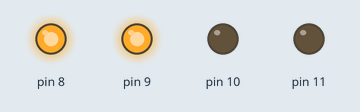
This sketch was run on a simulated Arduino Uno, built with avr-gcc and run on an emulated ATmega328P. Parts: output pins drawn as LEDs (lit = HIGH).

Above: at 0.1 s.
Timing chart, 0 to 1.6 s (numbered marks = the images above):
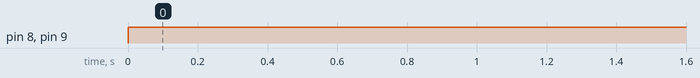

The sketch:

GPIO_test.ino
```cpp
unsigned int data = 0x03;

void setup() {

 for(int i=8; i<=11; i++) {
 pinMode(i, OUTPUT);
 }

}

void loop() {
  if (data & 0x01) {
    digitalWrite(8, HIGH);
  } else {
    digitalWrite(8, LOW);
  }
  if (data & 0x02) {
    digitalWrite(9, HIGH);
  } else {
    digitalWrite(9, LOW);
  }
  if (data & 0x04) {
    digitalWrite(10, HIGH);
  } else {
    digitalWrite(10, LOW);
  }
  if (data & 0x08) {
    digitalWrite(11, HIGH);
  } else {
    digitalWrite(11, LOW);
  }
delay(500);

}
```

Measured:
- by itself, pin 8, pin 9: LOW → HIGH at 0.00 s
